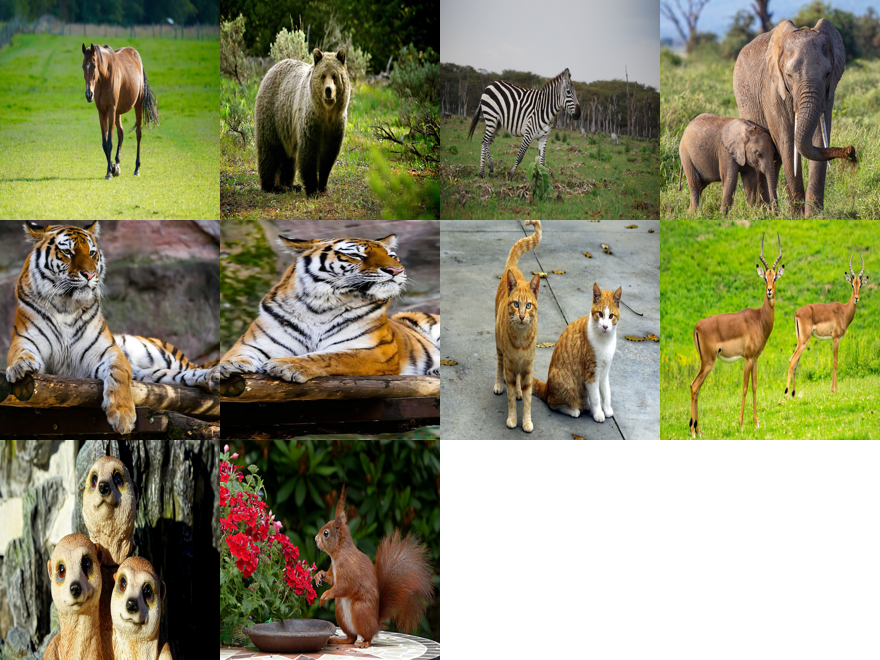
#> input picture analyzer_image/image.png, 880 x 660 px
$ python image.py
#> lines starting #> are read from the running program, lines starting #| are printed output that depends on the picture
from pathlib import Path
from math import ceil, sqrt
from PIL import Image

folder = Path(__file__).resolve().parent
image_extensions = {".jpg", ".jpeg", ".jfif", ".png", ".webp", ".bmp", ".gif"}

images = []
for file in sorted(folder.iterdir()):
    if file.is_file() and file.suffix.lower() in image_extensions:
        try:
            img = Image.open(file).convert("RGBA")
#> img is the input picture: PIL image 880x660 RGBA; mean R, G, B, A 139, 138.8, 106.8, 255
            images.append((file.name, img))
        except Exception as e:
            print(f"Could not open {file.name}: {e}")

if not images:
    print("No images found in the folder.")
else:
    size = 220
    cols = ceil(sqrt(len(images)))
#> cols = 1
    rows = ceil(len(images) / cols)
#> rows = 1

    canvas_width = cols * size
#> canvas_width = 220
    canvas_height = rows * size
#> canvas_height = 220
    canvas = Image.new("RGBA", (canvas_width, canvas_height), (255, 255, 255, 255))
#> canvas: PIL image 220x220 RGBA; every value is 255

    x = 0
    y = 0
    for index, (name, img) in enumerate(images):
        img = img.resize((size, size))
        canvas.paste(img, (x, y), img)
        print(f"Converted and added {name} to the combined PNG file")

        x += size
        if (index + 1) % cols == 0:
            x = 0
            y += size
#> this loop made 1 pass
#> (name, y) on pass 1: ('image.png', 220)
#| Converted and added image.png to the combined PNG file
#> pass 1, `img = img.resize((size, size))`:
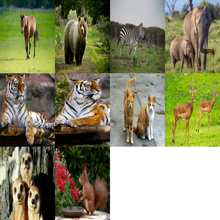
#> img: PIL image 220x220 RGBA; mean R, G, B, A 139, 138.8, 106.8, 255
#> after the loop, y = 220

    output_path = folder / "image.png"
    canvas.save(output_path)
    print(f"Saved combined image to: {output_path}")
    canvas.show()
